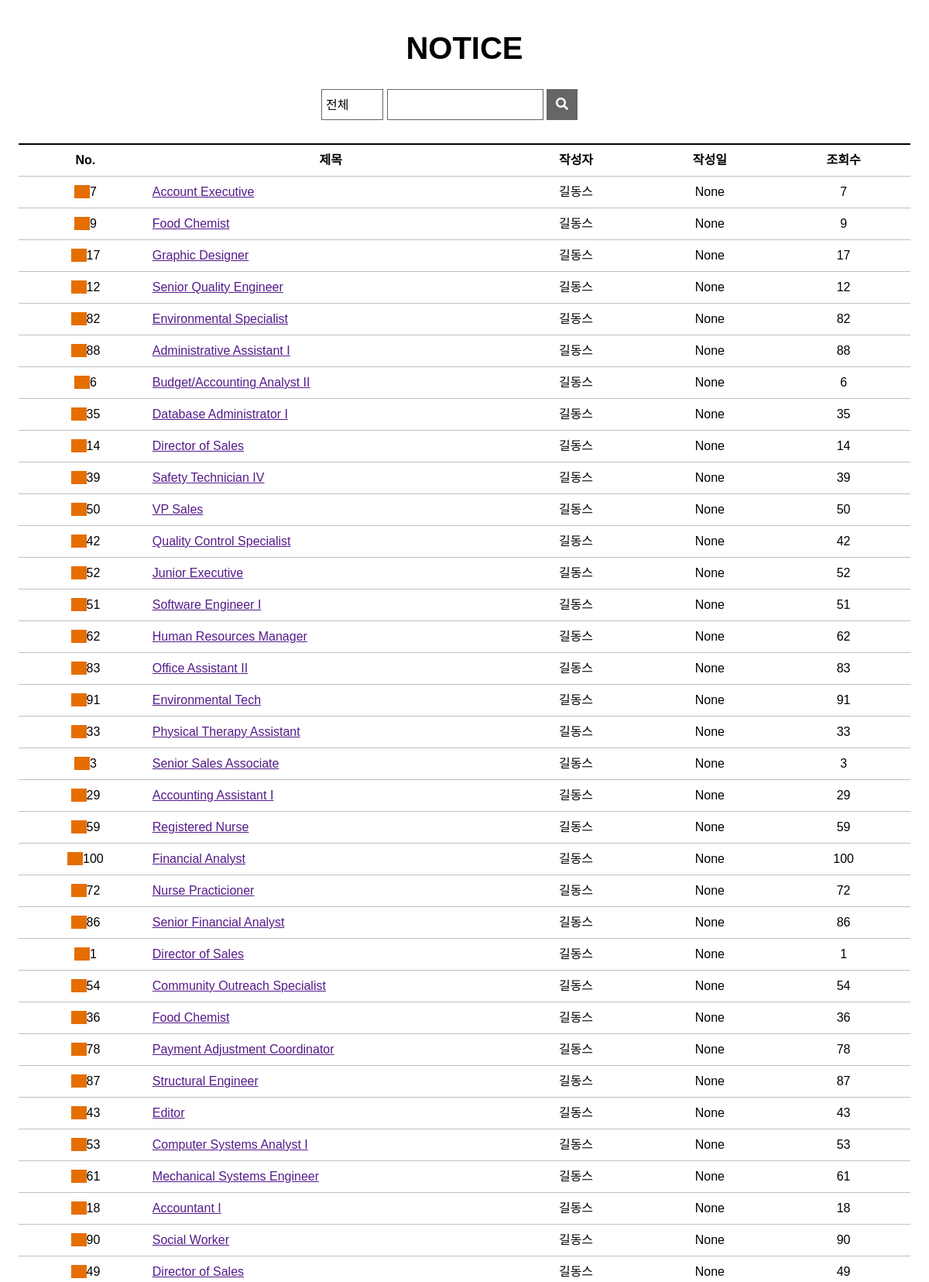
/board/blist/ (upper part), run on the app's committed database.
### board/models.py (models this page shows, shortened)
class Board(models.Model):
  bno = models.AutoField(primary_key=True)
  member = models.ForeignKey(Member,on_delete=models.DO_NOTHING,null=True) # id
  btitle = models.CharField(max_length=1000)
  bcontent = models.TextField()
  bhit = models.IntegerField(default=0)
  bdate = models.DateTimeField(auto_now=True)
  bfile = models.ImageField(null=True,blank=True)
  bgroup = models.IntegerField(null=True)
  bstep = models.IntegerField(default=0)
  bindent = models.IntegerField(default=0)

### member/models.py (models this page shows, shortened)
class Member(models.Model):
  id = models.CharField(max_length=100,primary_key=True)
  pw = models.CharField(max_length=100)
  name = models.CharField(max_length=100)
  nicName = models.CharField(max_length=100)
  phone = models.CharField(max_length=20,default="010-0000-0000")
  gender = models.CharField(max_length=10,default="남자")
  hobby = models.CharField(max_length=100,default="game")
  mdate = models.DateTimeField(auto_now=True)

### board/views.py (the view)
# urls.py: path('blist/', views.blist,name='blist'),
def blist(request):
  qs = Board.objects.all().order_by("-bgroup","bstep")
  context = {"blist":qs}
  return render(request,'blist.html',context)

### board/templates/blist.html (shortened to what this page needs)
{%load static%}
<!DOCTYPE html>
<html>
<head>
  <link rel="stylesheet" href="https://cdnjs.cloudflare.com/ajax/libs/font-awesome/5.12.1/css/all.min.css">
  <link rel="stylesheet" href="{% static 'css/style.css'%}">
  <link rel="stylesheet" href="{% static 'css/notice_list.css'%}">
</head>
<body>
<section>
    <h1>NOTICE</h1>
    <div class="wrapper">
      <form action="" name="blist" method="post">
        <select name="category" id="category">
          <option value="0">전체</option>
        </select>
        <div class="title">
          <input type="text" size="16">
        </div>
        <button type="submit"><i class="fas fa-search"></i></button>
      </form>
    </div>
    <table>
      <colgroup>
        <col width="15%">
        <col width="*">
        <col width="15%">
        <col width="15%">
        <col width="15%">
      </colgroup>
      <tr>
        <th>No.</th>
        <th>제목</th>
        <th>작성자</th>
        <th>작성일</th>
        <th>조회수</th>
      </tr>
       {% for board in blist %}
      <tr>
        <td><span class="table-notice"></span>{{board.bno}}</td>
        <td class="table-title">
        <a href="">{{board.btitle}}</a>
        </td>
        <td>{{board.member.nicName}}</td>
        <td>{{board.bdate}}</td>
        <td>{{board.bhit}}</td>
      </tr>
      {% endfor %}
    </table>
  </section>
</body>
</html>

### static/css/style.css (style rules this page uses)
*, body { margin: 0; padding: 0; font-family: 'Noto Sans KR', sans-serif; font-size: 16px; }
.wrapper { width: 1200px; margin: auto; }

### static/css/notice_list.css (style rules this page uses)
section { text-align: center; }
h1 { margin-top: 40px; margin-bottom: 50px; font-size: 40px; }
.wrapper { position: relative; }
select { position: absolute; top: 50%; left: 50%; width: 80px; height: 40px; margin-left: -185px; margin-top: -20px; padding: 5px; border: 1px solid #666666; font-family: inherit; background: url(https://www.midashotel.co.kr/Midas_common/images/homepage/board/search-box-select.png) no-repeat 95% 50%; -webkit-appearance: none; -moz-appearance: none; appearance: none; }
form > div { position: absolute; top: 50%; left: 50%; width: 200px; height: 38px; margin-left: -100px; margin-top: -20px; display: inline-block; border: 1px solid #666666; }
input { position: relative; top: 4px; left: 2px; border: none; font-size: 16px; }
button { position: absolute; top: 50%; left: 50%; width: 40px; height: 40px; margin-left: 106px; margin-top: -20px; background: #666666; color: white; border: none; }
table { width: 96%; margin-top: 100px; margin-left: auto; margin-right: auto; line-height: 40px; }
.table-notice { background-color: #e56e00; color: white; padding-left: 10px; padding-right: 10px; }
.table-title { text-align: left; }
table { border-collapse: collapse; }
th { border: 1px solid silver; border-top: 2px solid black; }
td { border: 1px solid silver; }
th, td { border-left: hidden; border-right: hidden; }

### data on the page
Board: bno "7", btitle "Account Executive", member.nicName "길동스", bdate "None", bhit "7"
Board: bno "9", btitle "Food Chemist", member.nicName "길동스", bdate "None", bhit "9"
Board: bno "17", btitle "Graphic Designer", member.nicName "길동스", bdate "None", bhit "17"
Board: bno "12", btitle "Senior Quality Engineer", member.nicName "길동스", bdate "None", bhit "12"
Board: bno "82", btitle "Environmental Specialist", member.nicName "길동스", bdate "None", bhit "82"
Board: bno "88", btitle "Administrative Assistant I", member.nicName "길동스", bdate "None", bhit "88"
Board: bno "6", btitle "Budget/Accounting Analyst II", member.nicName "길동스", bdate "None", bhit "6"
Board: bno "35", btitle "Database Administrator I", member.nicName "길동스", bdate "None", bhit "35"
Board: bno "14", btitle "Director of Sales", member.nicName "길동스", bdate "None", bhit "14"
Board: bno "39", btitle "Safety Technician IV", member.nicName "길동스", bdate "None", bhit "39"
Board: bno "50", btitle "VP Sales", member.nicName "길동스", bdate "None", bhit "50"
Board: bno "42", btitle "Quality Control Specialist", member.nicName "길동스", bdate "None", bhit "42"
Board: bno "52", btitle "Junior Executive", member.nicName "길동스", bdate "None", bhit "52"
Board: bno "51", btitle "Software Engineer I", member.nicName "길동스", bdate "None", bhit "51"
Board: bno "62", btitle "Human Resources Manager", member.nicName "길동스", bdate "None", bhit "62"
Board: bno "83", btitle "Office Assistant II", member.nicName "길동스", bdate "None", bhit "83"
Board: bno "91", btitle "Environmental Tech", member.nicName "길동스", bdate "None", bhit "91"
Board: bno "33", btitle "Physical Therapy Assistant", member.nicName "길동스", bdate "None", bhit "33"
Board: bno "3", btitle "Senior Sales Associate", member.nicName "길동스", bdate "None", bhit "3"
Board: bno "29", btitle "Accounting Assistant I", member.nicName "길동스", bdate "None", bhit "29"
Board: bno "59", btitle "Registered Nurse", member.nicName "길동스", bdate "None", bhit "59"
Board: bno "100", btitle "Financial Analyst", member.nicName "길동스", bdate "None", bhit "100"
Board: bno "72", btitle "Nurse Practicioner", member.nicName "길동스", bdate "None", bhit "72"
Board: bno "86", btitle "Senior Financial Analyst", member.nicName "길동스", bdate "None", bhit "86"
Board: bno "1", btitle "Director of Sales", member.nicName "길동스", bdate "None", bhit "1"
Board: bno "54", btitle "Community Outreach Specialist", member.nicName "길동스", bdate "None", bhit "54"
Board: bno "36", btitle "Food Chemist", member.nicName "길동스", bdate "None", bhit "36"
Board: bno "78", btitle "Payment Adjustment Coordinator", member.nicName "길동스", bdate "None", bhit "78"
Board: bno "87", btitle "Structural Engineer", member.nicName "길동스", bdate "None", bhit "87"
Board: bno "43", btitle "Editor", member.nicName "길동스", bdate "None", bhit "43"
Board: bno "53", btitle "Computer Systems Analyst I", member.nicName "길동스", bdate "None", bhit "53"
Board: bno "61", btitle "Mechanical Systems Engineer", member.nicName "길동스", bdate "None", bhit "61"
Board: bno "18", btitle "Accountant I", member.nicName "길동스", bdate "None", bhit "18"
Board: bno "90", btitle "Social Worker", member.nicName "길동스", bdate "None", bhit "90"
Board: bno "49", btitle "Director of Sales", member.nicName "길동스", bdate "None", bhit "49"
